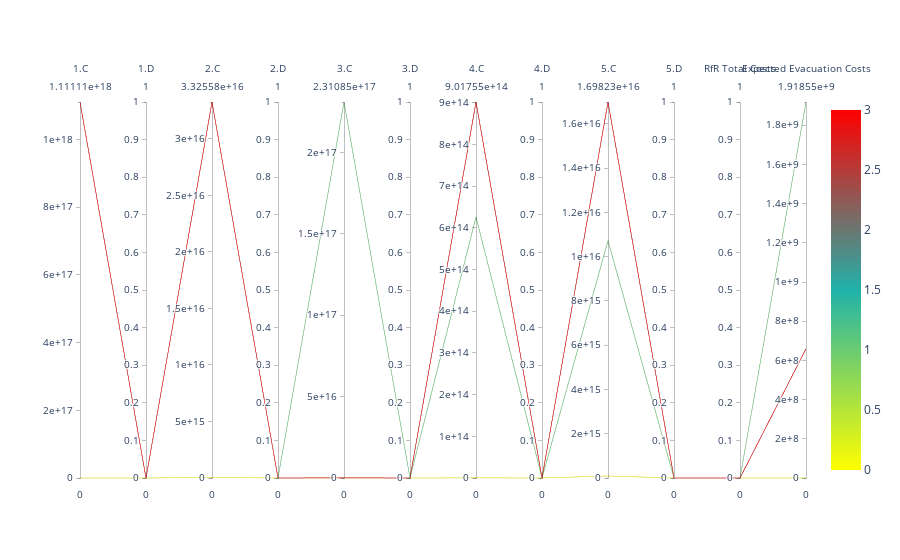

The cell this chart's notebook holds for it:
### Code cell
import plotly.express as px
import plotly.graph_objects as go
fig = go.Figure(data=
    go.Parcoords(line = dict(color = data['policy'],
                   colorscale = [[0,'yellow'],[0.5,'lightseagreen'],[1,'red']], showscale=True),
                   dimensions= dimensionlist
                             ))
fig.show()

### Figure 1 — Plotly figure (JSON) as saved in the notebook; plotly's stock layout.template omitted (floating-point values rounded to 4 significant figures)
{"data": [{"dimensions": [{"label": "1.C", "range": [0, 1111110949840914200], "tickformat": "~g", "values": [0, 1111110949840914200, 1111110949840914200, 1111110949840914200]}, {"label": "1.D", "range": [0, 1], "tickformat": "~g", "values": [0, 0, 0, 0]}, {"label": "2.C", "range": [0, 33255755865474404], "tickformat": "~g", "values": [54259751293104, 33255755865474404, 33255755865474404, 33255755865474404]}, {"label": "2.D", "range": [0, 1], "tickformat": "~g", "values": [0, 0, 0, 0]}, {"label": "3.C", "range": [0, 231085117405150980], "tickformat": "~g", "values": [5, 231085117405150980, 86549301547281, 86549301547281]}, {"label": "3.D", "range": [0, 1], "tickformat": "~g", "values": [0, 0, 0, 0]}, {"label": "4.C", "range": [0, 901755268077261], "tickformat": "~g", "values": [316750106160, 626109483413402, 901755268077261, 901755268077261]}, {"label": "4.D", "range": [0, 1], "tickformat": "~g", "values": [0, 0, 0, 0]}, {"label": "5.C", "range": [0, 16982299515211588], "tickformat": "~g", "values": [90235372732579, 10719660347372692, 16982299515211588, 16982299515211588]}, {"label": "5.D", "range": [0, 1], "tickformat": "~g", "values": [0, 0, 0, 0]}, {"label": "RfR Total Costs", "range": [0, 1], "tickformat": "~g", "values": [0, 0, 0, 0]}, {"label": "Expected Evacuation Costs", "range": [0, 1918546656], "tickformat": "~g", "values": [26, 1918546656, 659390592, 659390592]}], "line": {"color": [0, 1, 2, 3], "colorscale": [[0, "yellow"], [0.5, "lightseagreen"], [1, "red"]], "showscale": true}, "type": "parcoords"}], "layout": {}}
